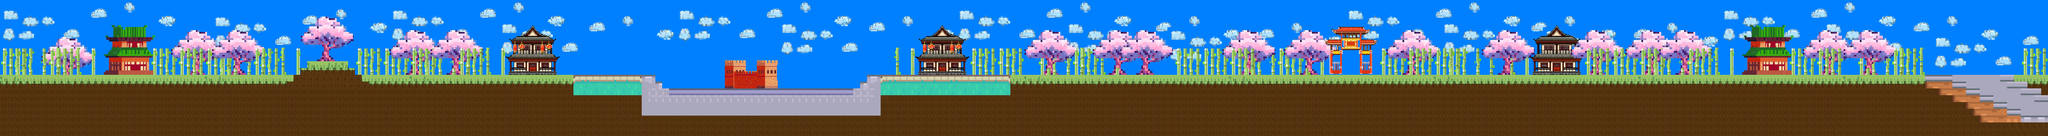

Rendered tile map (Tiled .tmx) drawn with the repository's tilesets; below, a short description and the map source with its tile grids summarised:
An orthogonal 300x20 tile map with 16x16 px tiles, 4 tile layers (Fundo, Nuvem, Chao, Enfeite), 12 tilesets and 1 object.

<map version="1.10" tiledversion="1.11.2" orientation="orthogonal" renderorder="right-down" width="300" height="20" tilewidth="16" tileheight="16" infinite="0" nextlayerid="26" nextobjectid="38">
 <editorsettings>
  <export target="../mapa/fase 1/fase1.lua" format="lua" />
 </editorsettings>
 <tileset firstgid="1" name="chao" tilewidth="16" tileheight="16" tilecount="16" columns="4">
  <image source="chao.png" width="64" height="64" />
 </tileset>
 <tileset firstgid="17" name="cana" tilewidth="16" tileheight="16" tilecount="16" columns="4">
  <image source="cana.png" width="64" height="64" />
 </tileset>
 <tileset firstgid="33" name="cana1" tilewidth="64" tileheight="64" tilecount="1" columns="1">
  <image source="cana.png" width="64" height="64" />
 </tileset>
 <tileset firstgid="34" name="imperio" tilewidth="128" tileheight="128" tilecount="1" columns="1">
  <image source="imperio.png" width="128" height="128" />
 </tileset>
 <tileset firstgid="35" name="fundo" tilewidth="16" tileheight="16" tilecount="16" columns="4">
  <image source="fundo.png" width="64" height="64" />
 </tileset>
 <tileset firstgid="51" name="nuvem" tilewidth="16" tileheight="16" tilecount="64" columns="8">
  <image source="nuvem.png" width="128" height="128" />
 </tileset>
 <tileset firstgid="115" name="arvore" tilewidth="128" tileheight="128" tilecount="1" columns="1">
  <image source="arvore.png" width="128" height="128" />
 </tileset>
 <tileset firstgid="116" name="castelo" tilewidth="128" tileheight="128" tilecount="1" columns="1">
  <image source="castelo.png" width="128" height="128" />
 </tileset>
 <tileset firstgid="117" name="tileset" tilewidth="16" tileheight="16" tilecount="864" columns="36">
  <image source="tileset.png" width="576" height="384" />
 </tileset>
 <tileset firstgid="981" name="castelo01" tilewidth="128" tileheight="128" tilecount="1" columns="1">
  <image source="castelo01.png" width="128" height="128" />
 </tileset>
 <tileset firstgid="982" name="infeite" tilewidth="32" tileheight="32" tilecount="1" columns="1">
  <image source="infeite.png" width="32" height="32" />
 </tileset>
 <tileset firstgid="983" name="entrada" tilewidth="128" tileheight="128" tilecount="1" columns="1">
  <image source="entrada.png" width="128" height="128" />
 </tileset>
 <layer id="6" name="Fundo" width="300" height="20">
  <data>[6000 cells, 3461 non-empty, 22 distinct tile ids]</data>
 </layer>
 <layer id="7" name="Nuvem" width="300" height="20">
  <data>[6000 cells, 709 non-empty, 44 distinct tile ids]</data>
 </layer>
 <layer id="1" name="Chao" width="300" height="20">
  <data>[6000 cells, 2888 non-empty, 82 distinct tile ids]</data>
 </layer>
 <layer id="9" name="Enfeite" width="300" height="20">
  <data>[6000 cells, 4 non-empty, 1 distinct tile ids]</data>
 </layer>
 <objectgroup id="25" name="Walls">
  <object id="36" x="0" y="176">
   <polyline points="0,0 704,0 704,-16 720,-16 720,-32 816,-32 816,-16 832,-16 832,0 1536,0 1536,16 1552,16 1552,32 2016,32 2016,16 2032,16 2032,0 4576,0 4576,16 4608,16 4608,32 4640,32 4640,48 4672,48 4672,64 4704,64 4704,80 4736,80 4736,96 4800,96" />
  </object>
 </objectgroup>
</map>
